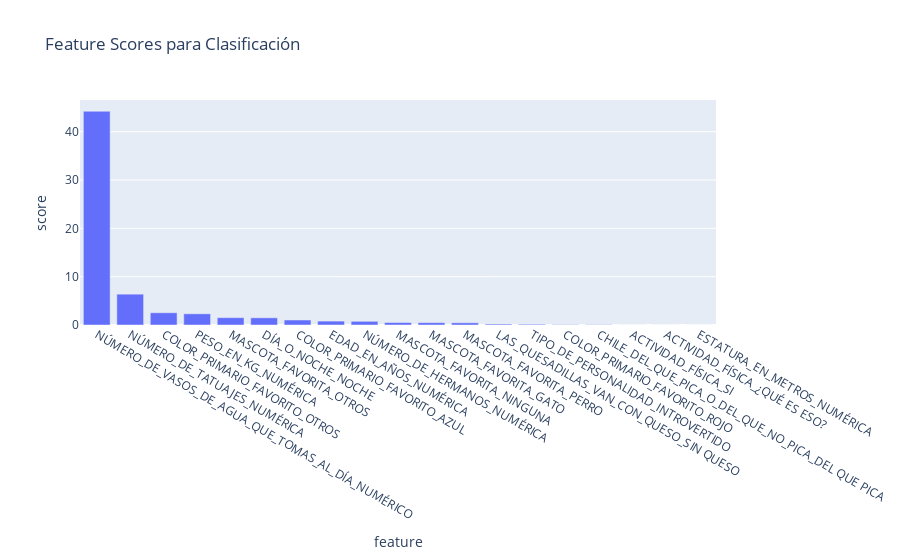

The code cell stored with this chart in its notebook:
### Markdown cell above
#### 3.2.1 Visualizar scores de features

### Code cell
# Visualizar scores de features
fig = px.bar(
    df_scores_class.reset_index().head(n_features_class).rename(columns={"index": "feature"}), 
    x="feature", 
    y="score", 
    title="Feature Scores para Clasificación"
)
fig.update_layout(xaxis={'categoryorder':'total descending'})
fig.show()

### Figure 1 — Plotly figure (JSON) as saved in the notebook; plotly's stock layout.template omitted (floating-point values rounded to 4 significant figures)
{"data": [{"hovertemplate": "feature=%{x}<br>score=%{y}<extra></extra>", "legendgroup": "", "marker": {"color": "#636efa", "pattern": {"shape": ""}}, "name": "", "orientation": "v", "showlegend": false, "textposition": "auto", "type": "bar", "x": ["NÚMERO_DE_VASOS_DE_AGUA_QUE_TOMAS_AL_DÍA_NUMÉRICO", "NÚMERO_DE_TATUAJES_NUMÉRICA", "COLOR_PRIMARIO_FAVORITO_OTROS", "PESO_EN_KG_NUMÉRICA", "MASCOTA_FAVORITA_OTROS", "DÍA_O_NOCHE_NOCHE", "COLOR_PRIMARIO_FAVORITO_AZUL", "EDAD_EN_AÑOS_NUMÉRICA", "NÚMERO_DE_HERMANOS_NUMÉRICA", "MASCOTA_FAVORITA_NINGUNA", "MASCOTA_FAVORITA_GATO", "MASCOTA_FAVORITA_PERRO", "LAS_QUESADILLAS_VAN_CON_QUESO_SIN QUESO", "TIPO_DE_PERSONALIDAD_INTROVERTIDO", "COLOR_PRIMARIO_FAVORITO_ROJO", "CHILE_DEL_QUE_PICA_O_DEL_QUE_NO_PICA_DEL QUE PICA", "ACTIVIDAD_FÍSICA_SI", "ACTIVIDAD_FÍSICA_¿QUÉ ES ESO?", "ESTATURA_EN_METROS_NUMÉRICA"], "xaxis": "x", "y": [44.24, 6.384, 2.529, 2.316, 1.518, 1.488, 1.035, 0.8079, 0.7617, 0.506, 0.4825, 0.4546, 0.1939, 0.1579, 0.07191, 0.06568, 0.006632, 0.00205, 0.0002118], "yaxis": "y"}], "layout": {"barmode": "relative", "legend": {"tracegroupgap": 0}, "title": {"text": "Feature Scores para Clasificación"}, "xaxis": {"anchor": "y", "categoryorder": "total descending", "domain": [0, 1], "title": {"text": "feature"}}, "yaxis": {"anchor": "x", "domain": [0, 1], "title": {"text": "score"}}}}
